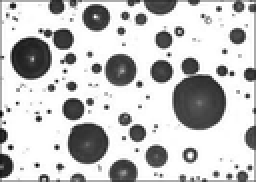
%> input picture Chapter08/images/enamel.tif, 128 x 91 px, shrunk from 266 x 189 before the run (shown 2 times larger)
$ octave example8_05.m   (GNU Octave 9; MATLAB toolbox functions it lacks are replaced by stand-ins)
%> lines starting %> are read from the running program, lines starting %| are printed output that depends on the picture; in (x1, y1, x2, y2) boxes, pixels count from 0 and x2, y2 are one past the last pixel; in counts of white or black regions, pixels touching at a corner belong together; the program's own positions count from 1
clear; close all;
% Load image
A = rgb2gray(imread('images/enamel.tif'));
%> A: size 91x128 uint8; min 0, max 255, mean 195.1

% Threshold image and fill in holes
bw = ~imbinarize(A);
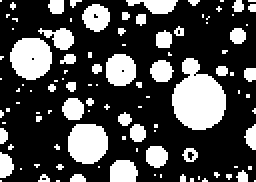
%> bw: size 91x128 logical (shown 2 times larger); 28.6% white; 105 white regions (76 under 20 px), largest, box (x1, y1, x2, y2) and area: (86, 29, 113, 65) 655, (5, 19, 26, 40) 348, (34, 62, 54, 82) 331
bwFilled = imfill(bw, 'holes');     % FUCKED
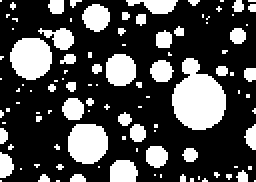
%> bwFilled: size 91x128 logical (shown 2 times larger); 28.7% white; 105 white regions (76 under 20 px), largest, box (x1, y1, x2, y2) and area: (86, 29, 113, 65) 656, (5, 19, 26, 40) 349, (34, 62, 54, 82) 331

% Label and count the number of objects
[L, totalObjects] = bwlabel(bwFilled);
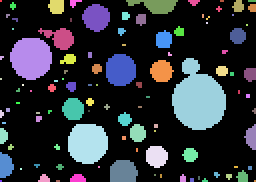
%> L: size 91x128 double (shown 2 times larger); 106 distinct labels, from 0 to 105; one colour per label, 0 black
%> totalObjects = 105
disp(totalObjects);
%| 105

% Define structuring element, number of erosions and number of objects
se = strel('disk', 2);
numErosions = 0;
numObjects = totalObjects;
%> numObjects = 105

% Start iterative erosion
while numObjects > 0
    numErosions = numErosions+1;

    % Erode image
    bwFilled = imerode(bwFilled, se);

    %Count and label objects
    [L, numObjects] = bwlabel(bwFilled);
    disp(numObjects);

    % Build discrete distribution
    P(numErosions) = totalObjects - numObjects;
end
%> this loop made 7 passes
%> numObjects on passes 1 to 7: 34, 14, 8, 3, 2, 1, 0
%| 34
%| 14
%| 8
%| 3
%| 2
%| 1
%| 0
%> pass 1, `bwFilled = imerode(bwFilled, se);`:
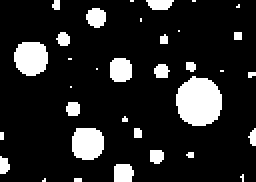
%> bwFilled: size 91x128 logical (shown 2 times larger); 14% white; 34 white regions (20 under 20 px), largest, box (x1, y1, x2, y2) and area: (88, 38, 111, 63) 451, (7, 21, 24, 38) 237, (36, 64, 52, 80) 221
%> pass 1, `[L, numObjects] = bwlabel(bwFilled);`:
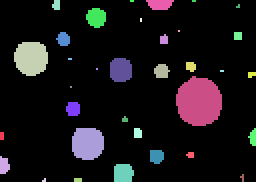
%> L: size 91x128 double (shown 2 times larger); 35 distinct labels, from 0 to 34; one colour per label, 0 black
%> pass 2, `[L, numObjects] = bwlabel(bwFilled);`:
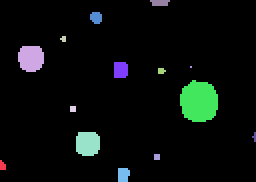
%> L: size 91x128 double (shown 2 times larger); 15 distinct labels, from 0 to 14; one colour per label, 0 black
%> after the loop: bwFilled: size 91x128 logical; every value is 0
%> after the loop, P = [71 91 97 102 103 104 105]

% Display initial results
figure;
subplot(121), imshow(A);
subplot(121), imshow(bwFilled);

% Display graphs
figure;
% Plot Cumulative distribution
subplot(121), plot(0:numErosions, [0, P], 'ro');
axis square;
axis([0, numErosions, 0, max(P)]);
xlabel('Size');
ylabel('Particles removed')
% Plot estimated size density function
subplot(122), plot(diff([0, P]), 'k*'); axis square;
%> after `axis square`:
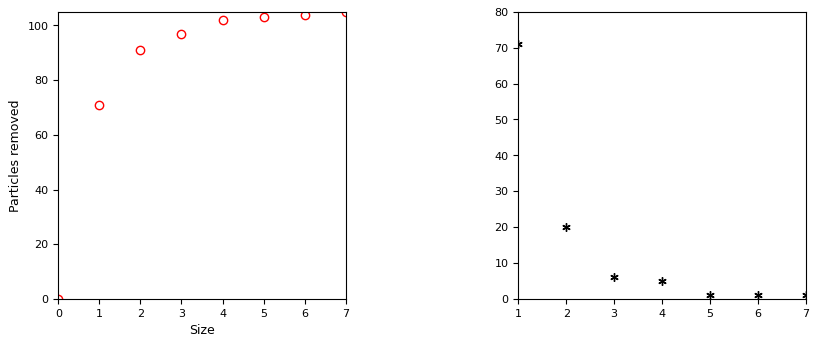
%> figure redrawn from the program's plot data, 2 panels
